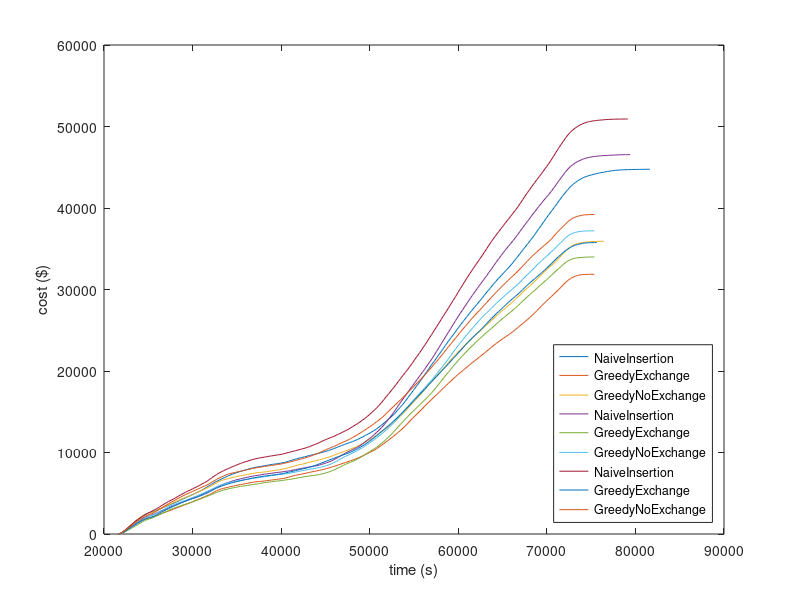

The MATLAB script that drew this image:
x0 = [21630,21930,22230,22530,22830,23130,23430,23730,24030,24330,24630,24930,25230,25530,25830,26130,26430,26730,27030,27330,27630,27930,28230,28530,28830,29130,29430,29730,30030,30330,30630,30930,31230,31530,31830,32130,32430,32730,33030,33330,33630,33930,34230,34530,34830,35130,35430,35730,36030,36330,36630,36930,37230,37530,37830,38130,38430,38730,39030,39330,39630,39930,40230,40530,40830,41130,41430,41730,42030,42330,42630,42930,43230,43530,43830,44130,44430,44730,45030,45330,45630,45930,46230,46530,46830,47130,47430,47730,48030,48330,48630,48930,49230,49530,49830,50130,50430,50730,51030,51330,51630,51930,52230,52530,52830,53130,53430,53730,54030,54330,54630,54930,55230,55530,55830,56130,56430,56730,57030,57330,57630,57930,58230,58530,58830,59130,59430,59730,60030,60330,60630,60930,61230,61530,61830,62130,62430,62730,63030,63330,63630,63930,64230,64530,64830,65130,65430,65730,66030,66330,66630,66930,67230,67530,67830,68130,68430,68730,69030,69330,69630,69930,70230,70530,70830,71130,71430,71730,72030,72330,72630,72930,73230,73530,73830,74130,74430,74730,75030,75330,75630,75930,76230,76530,76830,77130,77430,77730,78030,78330,78630,78930,79230,79530,79830,80130,80430,80730,81030,81330,81630];
y0 = [0.31,104.19,327.12,612.09,889.23,1151.89,1439.51,1709.58,1962.47,2196.75,2390.46,2535.17,2619.5,2734.87,2869.31,3001.88,3136.35,3270.83,3400.18,3537.16,3678.82,3812.33,3963.56,4107.1,4258.01,4408.3,4557.34,4701.9,4849.69,5011.77,5161.7,5315.42,5498.01,5697.81,5889.15,6092.61,6286.67,6462.83,6624.86,6789.97,6932.59,7079.44,7219.86,7358.15,7476.9,7583.98,7692.11,7790.26,7879.45,7972.91,8063.89,8137.23,8205.79,8266.04,8316.53,8375.55,8431.9,8494.42,8545.74,8589.48,8642.36,8693.8,8757.0,8822.89,8917.95,9033.22,9137.0,9222.71,9310.36,9391.73,9462.62,9556.56,9638.95,9721.95,9793.73,9871.7,9960.94,10048.51,10137.67,10233.82,10350.09,10478.71,10597.58,10733.2,10856.89,10979.75,11102.67,11212.38,11329.77,11464.35,11602.71,11761.47,11922.26,12100.67,12266.92,12466.94,12655.46,12855.62,13111.79,13360.62,13623.01,13907.0,14192.74,14486.48,14787.15,15166.42,15532.72,15898.25,16314.54,16749.88,17195.58,17627.82,18071.42,18495.76,18951.78,19422.85,19902.27,20370.6,20825.0,21270.97,21732.37,22191.99,22644.26,23116.57,23576.76,24016.35,24446.33,24891.7,25341.25,25775.86,26195.63,26610.4,27033.36,27433.67,27817.51,28209.68,28603.31,29003.26,29424.61,29825.33,30205.06,30603.15,30982.46,31351.94,31690.08,32040.49,32392.43,32740.12,33117.57,33528.99,33937.9,34353.35,34764.95,35187.44,35601.76,36008.05,36432.18,36897.84,37354.48,37813.84,38285.51,38738.3,39197.17,39629.69,40057.79,40511.61,40973.99,41408.35,41820.23,42213.06,42565.82,42879.05,43135.0,43366.93,43563.77,43732.1,43860.59,43969.05,44057.39,44145.27,44221.22,44292.05,44359.19,44419.74,44480.5,44536.34,44583.62,44618.99,44648.59,44671.79,44693.64,44702.06,44710.24,44719.8,44728.71,44734.58,44737.48,44742.96,44747.56,44752.31,44755.05];
x1 = [21630,21900,22170,22440,22710,22980,23250,23520,23790,24060,24330,24600,24870,25140,25410,25680,25950,26220,26490,26760,27030,27300,27570,27840,28110,28380,28650,28920,29190,29460,29730,30000,30270,30540,30810,31080,31350,31620,31890,32160,32430,32700,32970,33240,33510,33780,34050,34320,34590,34860,35130,35400,35670,35940,36210,36480,36750,37020,37290,37560,37830,38100,38370,38640,38910,39180,39450,39720,39990,40260,40530,40800,41070,41340,41610,41880,42150,42420,42690,42960,43230,43500,43770,44040,44310,44580,44850,45120,45390,45660,45930,46200,46470,46740,47010,47280,47550,47820,48090,48360,48630,48900,49170,49440,49710,49980,50250,50520,50790,51060,51330,51600,51870,52140,52410,52680,52950,53220,53490,53760,54030,54300,54570,54840,55110,55380,55650,55920,56190,56460,56730,57000,57270,57540,57810,58080,58350,58620,58890,59160,59430,59700,59970,60240,60510,60780,61050,61320,61590,61860,62130,62400,62670,62940,63210,63480,63750,64020,64290,64560,64830,65100,65370,65640,65910,66180,66450,66720,66990,67260,67530,67800,68070,68340,68610,68880,69150,69420,69690,69960,70230,70500,70770,71040,71310,71580,71850,72120,72390,72660,72930,73200,73470,73740,74010,74280,74550,74820,75090,75360];
y1 = [0.31,74.91,234.92,435.36,632.97,827.75,1007.05,1205.59,1378.36,1531.55,1680.83,1814.45,1908.47,1990.25,2070.17,2152.09,2259.51,2386.55,2505.31,2620.04,2731.12,2824.76,2920.21,3030.96,3152.27,3264.54,3373.87,3498.97,3616.81,3720.13,3827.56,3943.74,4081.39,4198.74,4308.94,4442.72,4577.47,4701.33,4827.35,4984.52,5149.41,5291.98,5421.7,5521.3,5607.22,5678.44,5742.53,5811.03,5877.96,5942.13,6006.5,6061.1,6117.27,6172.35,6225.63,6285.16,6335.2,6384.32,6425.87,6451.09,6473.45,6505.79,6539.26,6584.2,6623.05,6656.5,6694.92,6733.27,6774.98,6820.74,6876.51,6956.95,7047.54,7122.21,7197.5,7257.02,7316.91,7370.82,7436.54,7507.85,7570.45,7632.14,7690.42,7749.87,7813.41,7884.31,7950.37,8037.81,8112.65,8196.42,8291.06,8379.53,8487.21,8584.87,8679.38,8777.17,8883.55,8974.81,9078.46,9187.5,9306.18,9430.77,9565.15,9714.03,9851.99,9999.42,10143.28,10286.12,10470.38,10689.16,10884.96,11101.81,11320.92,11544.07,11767.5,11994.54,12219.62,12470.46,12724.32,12983.75,13276.02,13580.7,13889.15,14204.21,14497.5,14769.91,15056.61,15345.18,15654.79,15960.5,16248.36,16536.05,16796.17,17078.26,17358.54,17646.02,17932.19,18216.59,18494.58,18775.03,19047.9,19310.41,19566.75,19814.55,20057.2,20297.38,20547.91,20790.92,21027.18,21260.36,21493.7,21730.77,21957.63,22194.17,22434.15,22673.47,22917.38,23158.12,23390.13,23602.99,23815.16,24021.5,24216.51,24414.09,24627.0,24843.1,25090.91,25330.36,25568.76,25810.86,26049.96,26308.67,26556.68,26825.95,27111.12,27412.73,27711.15,28006.58,28301.15,28582.26,28864.34,29130.73,29400.93,29688.19,29969.49,30268.16,30577.92,30868.25,31121.75,31335.83,31498.17,31622.78,31725.83,31789.41,31823.41,31842.9,31851.93,31861.12,31867.79,31870.54];
x2 = [21630,21900,22170,22440,22710,22980,23250,23520,23790,24060,24330,24600,24870,25140,25410,25680,25950,26220,26490,26760,27030,27300,27570,27840,28110,28380,28650,28920,29190,29460,29730,30000,30270,30540,30810,31080,31350,31620,31890,32160,32430,32700,32970,33240,33510,33780,34050,34320,34590,34860,35130,35400,35670,35940,36210,36480,36750,37020,37290,37560,37830,38100,38370,38640,38910,39180,39450,39720,39990,40260,40530,40800,41070,41340,41610,41880,42150,42420,42690,42960,43230,43500,43770,44040,44310,44580,44850,45120,45390,45660,45930,46200,46470,46740,47010,47280,47550,47820,48090,48360,48630,48900,49170,49440,49710,49980,50250,50520,50790,51060,51330,51600,51870,52140,52410,52680,52950,53220,53490,53760,54030,54300,54570,54840,55110,55380,55650,55920,56190,56460,56730,57000,57270,57540,57810,58080,58350,58620,58890,59160,59430,59700,59970,60240,60510,60780,61050,61320,61590,61860,62130,62400,62670,62940,63210,63480,63750,64020,64290,64560,64830,65100,65370,65640,65910,66180,66450,66720,66990,67260,67530,67800,68070,68340,68610,68880,69150,69420,69690,69960,70230,70500,70770,71040,71310,71580,71850,72120,72390,72660,72930,73200,73470,73740,74010,74280,74550,74820,75090,75360,75630,75900,76170,76440];
y2 = [0.31,85.69,276.32,524.22,769.99,1016.02,1270.64,1540.96,1778.46,2002.27,2193.4,2360.69,2488.86,2562.78,2635.21,2759.15,2885.19,3026.19,3169.48,3304.25,3438.06,3572.55,3710.23,3843.57,3978.42,4108.51,4235.88,4364.24,4472.49,4584.17,4699.0,4831.92,4977.55,5108.35,5235.34,5374.1,5506.26,5645.95,5787.86,5955.62,6122.49,6280.15,6432.81,6557.61,6658.13,6732.25,6804.49,6886.35,6957.56,7020.18,7084.02,7141.59,7190.57,7252.08,7310.75,7366.52,7422.18,7474.67,7521.16,7551.82,7574.06,7608.27,7646.84,7703.88,7746.07,7782.83,7824.55,7868.36,7923.48,7986.7,8052.09,8130.31,8212.39,8296.83,8376.38,8456.31,8522.28,8585.95,8653.41,8735.75,8813.78,8889.5,8954.13,9022.12,9101.61,9178.72,9256.29,9351.22,9443.65,9536.82,9659.31,9761.43,9871.03,9983.36,10081.21,10186.73,10291.09,10407.94,10522.58,10649.76,10777.93,10924.32,11077.8,11247.25,11392.87,11561.78,11740.4,11924.2,12118.76,12340.88,12563.28,12778.31,12991.55,13213.45,13438.87,13660.89,13912.58,14202.11,14496.67,14782.45,15080.69,15416.7,15740.31,16051.51,16367.59,16693.73,17026.32,17355.87,17693.58,18037.68,18369.38,18715.1,19053.24,19380.08,19700.84,20037.4,20360.86,20693.15,21034.12,21374.02,21690.43,22007.13,22313.16,22605.31,22909.15,23205.64,23493.39,23775.83,24054.81,24321.94,24588.7,24849.78,25124.19,25396.92,25668.09,25928.24,26202.8,26484.11,26755.05,27023.64,27288.92,27525.25,27767.53,28009.73,28262.6,28527.63,28803.45,29079.01,29352.9,29637.1,29920.11,30190.65,30442.84,30706.76,30994.21,31261.25,31548.29,31844.24,32129.98,32410.78,32679.23,32938.3,33195.27,33470.71,33788.33,34104.62,34428.73,34718.93,34980.18,35220.59,35411.03,35546.73,35643.55,35710.78,35762.14,35799.53,35825.87,35850.35,35871.09,35888.86,35902.45,35910.52,35914.84,35917.9];
x3 = [21630,21900,22170,22440,22710,22980,23250,23520,23790,24060,24330,24600,24870,25140,25410,25680,25950,26220,26490,26760,27030,27300,27570,27840,28110,28380,28650,28920,29190,29460,29730,30000,30270,30540,30810,31080,31350,31620,31890,32160,32430,32700,32970,33240,33510,33780,34050,34320,34590,34860,35130,35400,35670,35940,36210,36480,36750,37020,37290,37560,37830,38100,38370,38640,38910,39180,39450,39720,39990,40260,40530,40800,41070,41340,41610,41880,42150,42420,42690,42960,43230,43500,43770,44040,44310,44580,44850,45120,45390,45660,45930,46200,46470,46740,47010,47280,47550,47820,48090,48360,48630,48900,49170,49440,49710,49980,50250,50520,50790,51060,51330,51600,51870,52140,52410,52680,52950,53220,53490,53760,54030,54300,54570,54840,55110,55380,55650,55920,56190,56460,56730,57000,57270,57540,57810,58080,58350,58620,58890,59160,59430,59700,59970,60240,60510,60780,61050,61320,61590,61860,62130,62400,62670,62940,63210,63480,63750,64020,64290,64560,64830,65100,65370,65640,65910,66180,66450,66720,66990,67260,67530,67800,68070,68340,68610,68880,69150,69420,69690,69960,70230,70500,70770,71040,71310,71580,71850,72120,72390,72660,72930,73200,73470,73740,74010,74280,74550,74820,75090,75360,75630,75900,76170,76440,76710,76980,77250,77520,77790,78060,78330,78600,78870,79140,79410];
y3 = [0.31,60.09,192.8,374.37,587.01,808.26,1025.32,1245.18,1438.63,1634.11,1833.63,2016.24,2155.02,2245.57,2329.65,2450.54,2575.0,2703.81,2827.6,2958.94,3092.18,3222.89,3358.91,3482.84,3602.87,3710.52,3816.73,3927.94,4035.12,4145.49,4267.7,4396.0,4512.75,4630.78,4755.77,4883.25,5010.86,5145.44,5282.33,5420.98,5580.9,5731.93,5867.56,5996.92,6117.99,6227.3,6326.16,6433.14,6531.88,6619.39,6693.79,6763.93,6835.44,6907.13,6971.07,7037.1,7097.18,7140.5,7187.56,7238.8,7292.74,7334.81,7373.41,7414.46,7456.39,7498.89,7538.33,7572.45,7602.18,7649.95,7693.18,7729.03,7782.46,7835.19,7899.18,7960.66,8018.62,8071.19,8122.53,8182.68,8235.93,8286.15,8330.31,8386.82,8464.69,8550.94,8643.88,8737.85,8836.2,8960.41,9102.01,9259.89,9423.13,9600.38,9769.55,9933.79,10092.39,10234.95,10376.51,10504.19,10647.31,10845.09,11046.31,11267.71,11504.23,11722.09,11955.42,12201.71,12480.9,12762.0,13055.02,13374.77,13740.28,14108.52,14480.7,14880.66,15302.62,15730.52,16159.66,16572.76,16972.06,17393.84,17802.53,18200.15,18598.74,18995.99,19403.17,19799.53,20188.76,20620.6,21039.55,21455.71,21919.93,22387.82,22862.63,23343.79,23821.57,24293.44,24763.63,25239.82,25720.61,26198.97,26656.59,27100.61,27540.02,27985.17,28421.23,28860.13,29277.59,29695.43,30109.35,30509.75,30910.59,31314.85,31710.82,32121.14,32519.6,32945.61,33363.21,33759.1,34160.81,34549.21,34920.78,35281.67,35636.9,36000.13,36367.95,36755.08,37161.99,37558.03,37965.05,38348.63,38733.65,39138.76,39514.73,39893.41,40264.24,40630.92,40997.09,41329.03,41671.72,42048.19,42444.22,42853.36,43265.57,43664.78,44061.84,44466.07,44795.71,45083.46,45321.42,45527.94,45698.26,45843.84,45965.54,46069.7,46159.03,46223.86,46280.56,46321.37,46358.94,46387.33,46412.85,46431.33,46446.82,46462.31,46476.91,46492.6,46507.74,46523.7,46532.88,46537.84,46540.71,46544.07,46547.32];
x4 = [21630,21900,22170,22440,22710,22980,23250,23520,23790,24060,24330,24600,24870,25140,25410,25680,25950,26220,26490,26760,27030,27300,27570,27840,28110,28380,28650,28920,29190,29460,29730,30000,30270,30540,30810,31080,31350,31620,31890,32160,32430,32700,32970,33240,33510,33780,34050,34320,34590,34860,35130,35400,35670,35940,36210,36480,36750,37020,37290,37560,37830,38100,38370,38640,38910,39180,39450,39720,39990,40260,40530,40800,41070,41340,41610,41880,42150,42420,42690,42960,43230,43500,43770,44040,44310,44580,44850,45120,45390,45660,45930,46200,46470,46740,47010,47280,47550,47820,48090,48360,48630,48900,49170,49440,49710,49980,50250,50520,50790,51060,51330,51600,51870,52140,52410,52680,52950,53220,53490,53760,54030,54300,54570,54840,55110,55380,55650,55920,56190,56460,56730,57000,57270,57540,57810,58080,58350,58620,58890,59160,59430,59700,59970,60240,60510,60780,61050,61320,61590,61860,62130,62400,62670,62940,63210,63480,63750,64020,64290,64560,64830,65100,65370,65640,65910,66180,66450,66720,66990,67260,67530,67800,68070,68340,68610,68880,69150,69420,69690,69960,70230,70500,70770,71040,71310,71580,71850,72120,72390,72660,72930,73200,73470,73740,74010,74280,74550,74820,75090,75360];
y4 = [0.31,52.32,154.79,299.02,461.97,629.4,797.45,973.45,1134.12,1310.83,1486.49,1642.75,1764.03,1857.84,1951.41,2086.79,2217.88,2352.11,2479.57,2613.06,2749.81,2895.48,3032.25,3150.24,3261.39,3364.01,3462.49,3558.35,3642.92,3738.79,3846.55,3953.93,4053.24,4155.79,4277.17,4389.41,4500.58,4614.52,4729.81,4844.36,4963.65,5087.01,5195.87,5299.12,5393.62,5469.8,5539.86,5598.5,5665.49,5725.36,5784.41,5836.96,5878.05,5920.63,5965.55,6014.12,6059.4,6098.11,6140.08,6193.99,6246.58,6297.95,6337.61,6378.31,6414.7,6450.73,6488.64,6518.33,6542.46,6591.95,6637.29,6674.57,6723.42,6767.93,6820.88,6875.88,6933.72,6982.51,7033.48,7082.73,7126.77,7162.75,7196.42,7235.89,7297.87,7367.22,7437.85,7519.81,7615.57,7724.34,7842.01,7980.26,8123.39,8270.78,8424.46,8550.6,8678.92,8798.9,8920.01,9046.02,9194.33,9369.63,9532.23,9717.87,9902.76,10084.32,10280.96,10467.46,10654.38,10877.67,11117.64,11367.27,11634.79,11898.27,12179.27,12496.64,12832.05,13154.82,13489.51,13803.27,14109.24,14419.26,14726.24,15005.56,15277.16,15564.33,15858.62,16149.78,16421.91,16708.67,17021.15,17334.11,17674.31,18035.66,18410.4,18781.98,19143.34,19515.57,19863.19,20221.24,20590.6,20940.71,21263.29,21593.16,21906.42,22220.24,22523.31,22812.77,23097.43,23387.9,23667.77,23938.35,24203.56,24474.26,24735.77,24989.54,25235.56,25499.56,25768.35,26025.18,26279.05,26517.28,26762.14,26997.55,27232.97,27473.59,27730.89,27996.18,28278.01,28565.37,28848.35,29110.78,29368.27,29636.65,29883.85,30147.23,30421.3,30678.24,30941.7,31190.64,31455.76,31725.43,32011.15,32279.91,32543.52,32801.5,33059.94,33310.25,33506.06,33660.01,33773.72,33841.78,33887.83,33919.2,33943.82,33962.59,33977.68,33986.42,33991.61,33996.07];
x5 = [21630,21900,22170,22440,22710,22980,23250,23520,23790,24060,24330,24600,24870,25140,25410,25680,25950,26220,26490,26760,27030,27300,27570,27840,28110,28380,28650,28920,29190,29460,29730,30000,30270,30540,30810,31080,31350,31620,31890,32160,32430,32700,32970,33240,33510,33780,34050,34320,34590,34860,35130,35400,35670,35940,36210,36480,36750,37020,37290,37560,37830,38100,38370,38640,38910,39180,39450,39720,39990,40260,40530,40800,41070,41340,41610,41880,42150,42420,42690,42960,43230,43500,43770,44040,44310,44580,44850,45120,45390,45660,45930,46200,46470,46740,47010,47280,47550,47820,48090,48360,48630,48900,49170,49440,49710,49980,50250,50520,50790,51060,51330,51600,51870,52140,52410,52680,52950,53220,53490,53760,54030,54300,54570,54840,55110,55380,55650,55920,56190,56460,56730,57000,57270,57540,57810,58080,58350,58620,58890,59160,59430,59700,59970,60240,60510,60780,61050,61320,61590,61860,62130,62400,62670,62940,63210,63480,63750,64020,64290,64560,64830,65100,65370,65640,65910,66180,66450,66720,66990,67260,67530,67800,68070,68340,68610,68880,69150,69420,69690,69960,70230,70500,70770,71040,71310,71580,71850,72120,72390,72660,72930,73200,73470,73740,74010,74280,74550,74820,75090,75360];
y5 = [0.31,60.73,188.29,355.61,560.69,762.13,974.52,1186.41,1374.2,1578.34,1782.73,1973.18,2112.35,2205.77,2286.58,2419.59,2558.29,2717.54,2870.23,3014.2,3160.23,3316.07,3465.52,3588.05,3702.64,3812.82,3917.99,4026.5,4124.93,4234.44,4354.89,4473.72,4582.03,4693.22,4827.75,4951.62,5083.22,5218.03,5340.8,5480.39,5632.5,5784.69,5912.82,6035.27,6129.67,6210.05,6285.01,6355.43,6418.18,6471.48,6522.15,6577.32,6626.42,6673.75,6722.38,6769.89,6815.22,6850.58,6889.45,6937.78,6991.01,7034.19,7070.23,7116.86,7160.02,7204.13,7244.29,7280.76,7306.41,7351.48,7396.54,7431.43,7480.76,7530.36,7591.52,7659.08,7723.11,7774.74,7829.46,7890.2,7947.97,7998.54,8051.8,8101.96,8164.7,8232.2,8303.36,8392.68,8493.47,8611.09,8742.16,8894.15,9055.53,9231.62,9389.17,9532.74,9664.52,9805.9,9957.95,10099.77,10249.95,10406.85,10579.74,10780.79,10980.83,11174.74,11376.44,11595.89,11809.24,12044.72,12274.52,12521.37,12772.36,13023.39,13312.23,13617.68,13944.23,14284.83,14621.54,14956.03,15303.18,15625.25,15957.18,16293.42,16610.43,16940.56,17273.91,17597.63,17916.17,18243.18,18580.43,18918.86,19253.82,19629.13,19996.35,20355.73,20727.43,21115.63,21490.99,21899.08,22317.07,22703.08,23087.75,23474.36,23838.57,24200.12,24551.67,24901.44,25237.31,25573.22,25911.97,26247.64,26567.99,26865.24,27150.31,27426.0,27715.2,28009.98,28304.02,28568.56,28834.59,29102.79,29363.34,29620.31,29862.51,30106.01,30364.45,30639.57,30925.92,31234.55,31532.94,31824.95,32090.96,32394.57,32698.37,32993.46,33267.58,33546.75,33827.47,34069.84,34334.32,34608.61,34908.66,35193.49,35485.09,35766.52,36053.37,36341.94,36588.74,36773.24,36905.28,37003.42,37075.51,37121.08,37151.81,37175.34,37190.26,37200.52,37203.11,37203.87];
x6 = [21630,21900,22170,22440,22710,22980,23250,23520,23790,24060,24330,24600,24870,25140,25410,25680,25950,26220,26490,26760,27030,27300,27570,27840,28110,28380,28650,28920,29190,29460,29730,30000,30270,30540,30810,31080,31350,31620,31890,32160,32430,32700,32970,33240,33510,33780,34050,34320,34590,34860,35130,35400,35670,35940,36210,36480,36750,37020,37290,37560,37830,38100,38370,38640,38910,39180,39450,39720,39990,40260,40530,40800,41070,41340,41610,41880,42150,42420,42690,42960,43230,43500,43770,44040,44310,44580,44850,45120,45390,45660,45930,46200,46470,46740,47010,47280,47550,47820,48090,48360,48630,48900,49170,49440,49710,49980,50250,50520,50790,51060,51330,51600,51870,52140,52410,52680,52950,53220,53490,53760,54030,54300,54570,54840,55110,55380,55650,55920,56190,56460,56730,57000,57270,57540,57810,58080,58350,58620,58890,59160,59430,59700,59970,60240,60510,60780,61050,61320,61590,61860,62130,62400,62670,62940,63210,63480,63750,64020,64290,64560,64830,65100,65370,65640,65910,66180,66450,66720,66990,67260,67530,67800,68070,68340,68610,68880,69150,69420,69690,69960,70230,70500,70770,71040,71310,71580,71850,72120,72390,72660,72930,73200,73470,73740,74010,74280,74550,74820,75090,75360,75630,75900,76170,76440,76710,76980,77250,77520,77790,78060,78330,78600,78870,79140];
y6 = [0.86,97.92,292.43,528.76,777.25,1033.15,1293.78,1542.22,1751.49,1946.77,2139.81,2335.13,2508.53,2654.09,2793.03,2955.74,3109.22,3284.98,3475.73,3654.29,3831.69,3996.1,4142.22,4301.72,4460.89,4627.25,4795.39,4963.8,5113.04,5257.71,5389.13,5537.02,5690.85,5826.36,5979.37,6140.93,6308.42,6470.36,6675.49,6891.04,7094.92,7279.06,7467.91,7630.63,7773.11,7910.48,8035.17,8167.82,8295.3,8418.34,8537.79,8651.25,8760.33,8855.55,8944.07,9032.05,9126.57,9207.31,9268.83,9334.44,9382.97,9434.24,9481.83,9541.97,9581.23,9624.74,9678.91,9722.09,9769.17,9837.09,9914.08,9988.78,10065.66,10142.68,10213.44,10300.49,10376.61,10453.74,10538.57,10626.31,10725.5,10849.37,10966.28,11083.64,11221.91,11363.65,11499.3,11617.47,11743.72,11855.12,11964.59,12112.77,12248.81,12387.4,12535.07,12685.54,12829.85,13002.53,13182.47,13371.25,13545.61,13748.44,13959.53,14176.4,14410.65,14662.1,14925.81,15187.66,15477.16,15795.65,16125.52,16484.18,16849.34,17209.65,17569.69,17936.54,18309.63,18702.38,19085.53,19467.9,19837.13,20213.88,20609.75,21020.65,21451.67,21857.96,22262.86,22707.23,23126.88,23575.09,24037.46,24487.31,24945.04,25414.59,25874.79,26349.28,26811.9,27273.91,27731.35,28207.1,28674.78,29142.62,29637.35,30117.54,30595.16,31065.15,31534.26,31975.92,32421.28,32851.23,33269.95,33698.19,34126.55,34569.82,35008.28,35457.87,35895.38,36311.3,36707.09,37092.98,37478.91,37863.59,38243.55,38611.09,38979.51,39358.76,39738.54,40135.28,40563.2,41007.15,41447.03,41874.68,42282.31,42694.08,43101.29,43478.5,43864.36,44255.94,44668.99,45065.11,45473.74,45906.12,46379.42,46847.76,47316.94,47753.88,48179.59,48609.61,48980.4,49310.02,49579.55,49805.91,50009.95,50182.95,50320.18,50436.66,50531.61,50604.19,50661.43,50708.33,50746.1,50776.74,50800.22,50825.39,50848.38,50869.23,50881.82,50893.68,50900.81,50907.0,50911.64,50916.15,50919.43,50922.26];
x7 = [21630,21900,22170,22440,22710,22980,23250,23520,23790,24060,24330,24600,24870,25140,25410,25680,25950,26220,26490,26760,27030,27300,27570,27840,28110,28380,28650,28920,29190,29460,29730,30000,30270,30540,30810,31080,31350,31620,31890,32160,32430,32700,32970,33240,33510,33780,34050,34320,34590,34860,35130,35400,35670,35940,36210,36480,36750,37020,37290,37560,37830,38100,38370,38640,38910,39180,39450,39720,39990,40260,40530,40800,41070,41340,41610,41880,42150,42420,42690,42960,43230,43500,43770,44040,44310,44580,44850,45120,45390,45660,45930,46200,46470,46740,47010,47280,47550,47820,48090,48360,48630,48900,49170,49440,49710,49980,50250,50520,50790,51060,51330,51600,51870,52140,52410,52680,52950,53220,53490,53760,54030,54300,54570,54840,55110,55380,55650,55920,56190,56460,56730,57000,57270,57540,57810,58080,58350,58620,58890,59160,59430,59700,59970,60240,60510,60780,61050,61320,61590,61860,62130,62400,62670,62940,63210,63480,63750,64020,64290,64560,64830,65100,65370,65640,65910,66180,66450,66720,66990,67260,67530,67800,68070,68340,68610,68880,69150,69420,69690,69960,70230,70500,70770,71040,71310,71580,71850,72120,72390,72660,72930,73200,73470,73740,74010,74280,74550,74820,75090,75360,75630];
y7 = [0.86,83.51,224.75,401.15,585.64,775.97,968.31,1142.48,1319.06,1494.16,1654.12,1812.73,1937.92,2015.63,2085.64,2212.03,2359.07,2522.23,2686.19,2831.31,2984.68,3117.13,3254.77,3395.71,3527.8,3656.76,3787.3,3915.42,4031.53,4136.54,4234.52,4332.57,4430.14,4531.02,4646.3,4763.34,4882.7,5009.77,5170.31,5324.42,5476.77,5618.35,5749.03,5867.81,5970.77,6069.06,6159.82,6244.72,6313.41,6390.99,6462.83,6530.15,6602.84,6664.97,6731.4,6794.69,6861.57,6910.7,6964.27,7013.64,7058.81,7099.45,7139.5,7184.64,7219.55,7256.45,7297.45,7337.24,7381.23,7434.19,7504.35,7568.85,7635.94,7700.54,7766.78,7845.47,7921.74,7985.65,8049.75,8125.14,8207.56,8293.43,8387.27,8488.55,8607.71,8725.09,8837.85,8951.99,9062.19,9173.6,9285.26,9392.43,9504.25,9609.37,9712.65,9810.94,9917.78,10034.11,10167.38,10322.6,10469.98,10631.63,10804.82,10983.54,11183.52,11393.98,11613.63,11841.75,12084.6,12322.48,12568.61,12810.99,13053.02,13310.78,13568.81,13838.08,14108.71,14385.74,14674.28,14962.43,15268.33,15572.09,15883.17,16197.5,16520.71,16831.16,17134.07,17441.69,17743.76,18066.86,18384.29,18700.47,19010.57,19319.74,19636.09,19946.23,20259.99,20576.3,20894.15,21215.89,21540.41,21854.75,22186.67,22503.57,22824.5,23158.59,23472.57,23780.08,24071.56,24367.81,24644.63,24917.37,25205.2,25512.92,25821.38,26134.63,26442.3,26740.7,27035.65,27303.01,27573.34,27851.57,28124.01,28400.21,28671.32,28920.85,29161.93,29420.78,29686.45,29969.95,30266.33,30540.83,30808.09,31053.78,31314.62,31555.76,31811.41,32075.11,32330.85,32591.99,32873.38,33161.91,33457.94,33749.0,34029.83,34285.42,34538.26,34788.31,34992.73,35172.45,35320.17,35433.64,35524.79,35597.33,35650.5,35697.2,35727.15,35739.8,35752.29,35759.74,35764.66];
x8 = [21630,21900,22170,22440,22710,22980,23250,23520,23790,24060,24330,24600,24870,25140,25410,25680,25950,26220,26490,26760,27030,27300,27570,27840,28110,28380,28650,28920,29190,29460,29730,30000,30270,30540,30810,31080,31350,31620,31890,32160,32430,32700,32970,33240,33510,33780,34050,34320,34590,34860,35130,35400,35670,35940,36210,36480,36750,37020,37290,37560,37830,38100,38370,38640,38910,39180,39450,39720,39990,40260,40530,40800,41070,41340,41610,41880,42150,42420,42690,42960,43230,43500,43770,44040,44310,44580,44850,45120,45390,45660,45930,46200,46470,46740,47010,47280,47550,47820,48090,48360,48630,48900,49170,49440,49710,49980,50250,50520,50790,51060,51330,51600,51870,52140,52410,52680,52950,53220,53490,53760,54030,54300,54570,54840,55110,55380,55650,55920,56190,56460,56730,57000,57270,57540,57810,58080,58350,58620,58890,59160,59430,59700,59970,60240,60510,60780,61050,61320,61590,61860,62130,62400,62670,62940,63210,63480,63750,64020,64290,64560,64830,65100,65370,65640,65910,66180,66450,66720,66990,67260,67530,67800,68070,68340,68610,68880,69150,69420,69690,69960,70230,70500,70770,71040,71310,71580,71850,72120,72390,72660,72930,73200,73470,73740,74010,74280,74550,74820,75090,75360];
y8 = [0.86,89.98,256.57,466.16,700.18,931.91,1170.57,1396.45,1596.3,1777.95,1963.45,2140.92,2286.56,2395.08,2497.06,2641.68,2806.86,2995.19,3186.56,3372.97,3547.65,3722.13,3887.55,4049.12,4215.37,4372.6,4530.04,4684.11,4829.33,4963.89,5094.43,5224.38,5355.27,5491.15,5617.4,5754.77,5880.31,6012.77,6175.86,6354.51,6522.06,6689.57,6843.9,6981.56,7115.34,7246.15,7359.25,7443.49,7505.9,7567.52,7632.81,7695.46,7764.9,7829.69,7904.29,7966.96,8030.39,8088.99,8141.59,8192.06,8233.59,8280.62,8330.0,8382.24,8414.77,8452.51,8504.72,8548.36,8589.85,8648.67,8715.61,8789.63,8865.75,8944.21,9013.5,9103.25,9180.11,9249.85,9331.24,9424.76,9524.03,9625.36,9736.18,9840.85,9970.8,10113.58,10234.71,10369.54,10496.7,10617.74,10734.75,10864.65,11008.02,11147.26,11279.32,11397.34,11534.78,11697.5,11852.93,12023.5,12194.28,12372.34,12556.48,12740.23,12946.29,13142.09,13339.65,13560.49,13780.67,14005.12,14229.85,14498.38,14782.91,15073.15,15368.4,15643.31,15920.53,16201.18,16476.9,16764.63,17057.86,17363.34,17658.0,17953.18,18264.46,18556.87,18849.29,19164.3,19480.71,19815.13,20145.81,20476.84,20812.15,21152.81,21504.18,21877.5,22235.58,22606.56,22971.63,23331.42,23684.85,24045.55,24408.1,24772.98,25121.62,25473.88,25827.04,26168.93,26509.2,26826.72,27143.35,27447.43,27765.45,28092.7,28405.33,28734.44,29048.15,29355.54,29670.41,29978.7,30271.28,30568.95,30846.26,31132.49,31418.56,31682.58,31955.01,32248.33,32551.89,32858.76,33166.25,33482.04,33791.56,34084.22,34357.8,34618.09,34887.49,35148.7,35396.19,35642.57,35897.39,36181.21,36521.02,36855.52,37170.32,37475.31,37761.86,38058.22,38331.62,38574.23,38752.33,38880.96,38979.31,39055.45,39119.5,39156.99,39179.19,39194.88,39201.58,39201.67];
plot(x0,y0,x1,y1,x2,y2,x3,y3,x4,y4,x5,y5,x6,y6,x7,y7,x8,y8);
legend('NaiveInsertion','GreedyExchange','GreedyNoExchange','NaiveInsertion','GreedyExchange','GreedyNoExchange','NaiveInsertion','GreedyExchange','GreedyNoExchange','location','southeast');
xlabel('time (s)');
ylabel('cost ($)');
